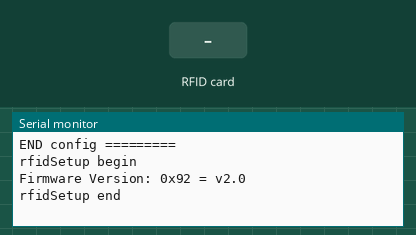
Bench run of a sketch on a simulated ESP32. Parts: the last lines printed to the serial monitor. The inputs (shaded band) are chosen by the test bench. WiFi joins after 1.5 s; servers stay silent unless stated; uploads are accepted with an empty reply; storage starts empty.

Above: at 1.3 s.
1.4 s: RFID card 12 34 56 78 held to the reader
At 1.57 s:
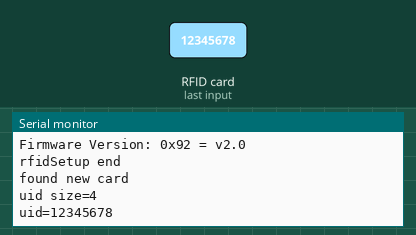
2.9 s: RFID card 5E 7A 19 C4 held to the reader
At 4.6 s:
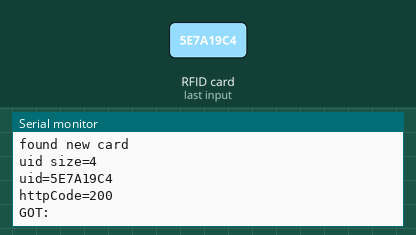

Measured:
- after the input at 1.4 s, the serial monitor: prints a new line at once (image 1)
- after the input at 2.9 s, the serial monitor: prints a new line at once (image 2)

The sketch:

rfid-firmware.ino
```cpp
#include <ArduinoJson.h>
#include <SPIFFS.h>

#define CONFIG_FILE "/config.json"
// data address 0x003d1000
typedef struct {
  char deviceCode[13]; // mac
  char apPass[64];
  char ssid[64];
  char pass[64];
  char apiUrl[64];
} config_t;

config_t cfg;

#include <WiFi.h>
#include <HTTPClient.h>
int wifiStatus = 0; // 0 disconnected, 1 connecting, 2 connected


#include <AsyncTCP.h>
#include <ESPAsyncWebServer.h>
#include "AsyncJson.h"

#include <SPI.h>
#include <MFRC522.h>
#define RFID_RST_PIN 0
#define RFID_SCK_PIN 17
#define RFID_MISO_PIN 23
#define RFID_MOSI_PIN 22
#define RFID_SS_PIN 21

MFRC522 rfid(RFID_SS_PIN, RFID_RST_PIN);
AsyncWebServer server(80);
unsigned long restartTimer = 0;
byte mac[6];

void setup() {
  Serial.begin(115200);
  SPIFFS.begin();

  esp_read_mac(mac, ESP_MAC_WIFI_STA);
  loadConfig();
  dumpConfigFile();
  wifiSetup();
  serverSetup();
  rfidSetup();
}

void loop() {
  if (restartTimer > 0 && millis() >= restartTimer) {
    ESP.restart();
  }
  wifiLoop();
  rfidLoop();
}

void loadConfig() {
  // load json
  Serial.println("BEGIN loadConfig");
  File file = SPIFFS.open(CONFIG_FILE, "r"); // 4MB
  StaticJsonDocument<512> doc;
  DeserializationError error = deserializeJson(doc, file);
  if (error) {
    Serial.println(F("Failed to read file, using default configuration"));
  }
  // { ssid: "", pass: "", apiUrl: "", port: 7009 }
  strlcpy(cfg.apPass, doc["apPass"] | "12345678", sizeof(cfg.apPass));
  strlcpy(cfg.ssid, doc["ssid"] | "websquare_2.4G", sizeof(cfg.ssid));
  strlcpy(cfg.pass, doc["pass"] | "0891560526", sizeof(cfg.pass));
  strlcpy(cfg.apiUrl, doc["apiUrl"] | "http://192.168.1.117:7009/api/card/log", sizeof(cfg.apiUrl));
  file.close();
  if (error) {
    saveConfig();
  }
}

void saveConfig() {
  Serial.println("BEGIN saveConfig");
  File file = SPIFFS.open(CONFIG_FILE, "w");
  if (!file) {
    Serial.println(F("Failed to create file, format SPIFFS"));
    SPIFFS.format();
    file = SPIFFS.open(CONFIG_FILE, "w");
    if (!file) {
      Serial.println(F("Failed to create file"));
      return;
    }
  }

  StaticJsonDocument<512> doc;
  doc["apPass"] = cfg.apPass;
  doc["ssid"] = cfg.ssid;
  doc["pass"] = cfg.pass;
  doc["apiUrl"] = cfg.apiUrl;

  if (serializeJson(doc, file) == 0) {
    Serial.println(F("Failed to write to file"));
  }
  file.close();
  Serial.println("END saveConfig");
}

void mergeConfig(JsonObject& doc) {
  if (doc.containsKey("apPass")) {
    strlcpy(cfg.apPass, doc["apPass"], sizeof(cfg.apPass));
  }
  if (doc.containsKey("ssid")) {
    strlcpy(cfg.ssid, doc["ssid"], sizeof(cfg.ssid));
  }
  if (doc.containsKey("pass")) {
    strlcpy(cfg.pass, doc["pass"], sizeof(cfg.pass));
  }
  if (doc.containsKey("apiUrl")) {
    strlcpy(cfg.apiUrl, doc["apiUrl"], sizeof(cfg.apiUrl));
  }
}
void dumpConfigFile() {
  File f = SPIFFS.open(CONFIG_FILE, "r");
  Serial.println("BEGIN config ========");
  while (f.available()){
    Serial.write(f.read());
  }
  f.close();
  Serial.println("\nEND config =========");
}

void serverSetup() {
  server.serveStatic("/", SPIFFS, "/html").setDefaultFile("index.html");
  // / => /html/index.html
  // /main.css => /html/main.css
  server.on("/", HTTP_GET, [](AsyncWebServerRequest *request){
    request->send(200, "text/plain", "<h1>Hello, world</h1>");
  });
  server.on("/config", HTTP_GET, [](AsyncWebServerRequest *request){
    request->send(SPIFFS, CONFIG_FILE, "application/json");
  });
  AsyncCallbackJsonWebHandler* handler = new AsyncCallbackJsonWebHandler("/config", [](AsyncWebServerRequest *request, JsonVariant &json) {
    JsonObject doc = json.as<JsonObject>();
    mergeConfig(doc);
    saveConfig();
    request->send(200, "application/json", "{\"ok\":1}");
    restartTimer = millis() + 1000;
  });
  server.addHandler(handler);
  server.begin();
}

void wifiSetup() {
  char apName[32];
  sprintf(apName, "SMART-%02X%02X%02X", mac[3], mac[4], mac[5]);
  WiFi.softAP(apName, cfg.apPass);
  WiFi.begin(cfg.ssid, cfg.pass);
  wifiStatus = 1;
}

void wifiLoop() {
  if (WiFi.status() != WL_CONNECTED) {
    if (wifiStatus == 2) {
      // wifi disconnected
      Serial.println("wifi disconnected");
      wifiSetup();
    }
  } else {
    if (wifiStatus != 2) {
      Serial.println("wifi connected");
      Serial.print("IP=");
      Serial.println(WiFi.localIP());
      wifiStatus = 2;
    }
  }
}

void rfidSetup() {
  Serial.println("rfidSetup begin");
  pinMode(RFID_RST_PIN, OUTPUT);
  digitalWrite(RFID_RST_PIN, 0);
  SPI.begin(RFID_SCK_PIN, RFID_MISO_PIN, RFID_MOSI_PIN, RFID_SS_PIN);
  rfid.PCD_Init();
  rfid.PCD_DumpVersionToSerial();
  Serial.println("rfidSetup end");
}

void rfidLoop() {
  if (!rfid.PICC_IsNewCardPresent()) {
    return;
  }
  Serial.println("found new card");
  if ( ! rfid.PICC_ReadCardSerial()) {
    return;
  }

  Serial.print("uid size=");
  Serial.println(rfid.uid.size);
  Serial.print("uid=");
  char uid[21];
  for (int i = 0; i < rfid.uid.size; i++) { // 4, 7, 10
    sprintf(uid + i*2, "%02X", rfid.uid.uidByte[i]);
    Serial.printf("%02X", rfid.uid.uidByte[i]);
  }

  Serial.println();
  rfid.PICC_HaltA();

  HTTPClient http;
  http.begin(cfg.apiUrl);
  char payload[100];
  sprintf(payload, "{\"cardCode\":\"%s\",\"readerCode\":\"R001\"}", uid);
  http.addHeader("Content-Type", "application/json");
  int httpCode = http.POST(payload);
  Serial.printf("httpCode=%d\n", httpCode);
  if (httpCode > 0) {
    if (httpCode == HTTP_CODE_OK) {
      String payload = http.getString();
      Serial.print("GOT:");
      Serial.println(payload);
    }
  }
  http.end();
}
```
